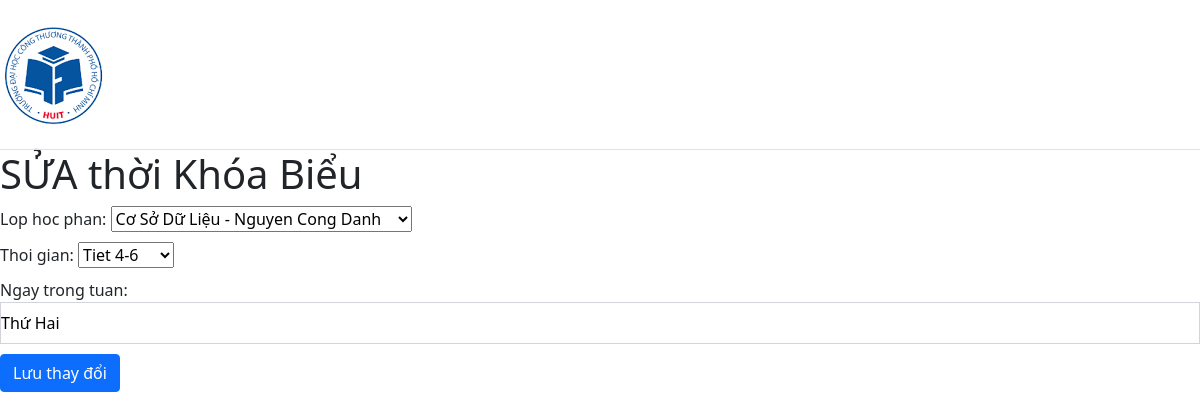
Page /TKB_APP/suaThoiKhoaBieu/21/ on the committed database.
### TKB_APP/models.py (models this page shows, shortened)
class ThoiKhoaBieu(models.Model):
    lop_hoc_phan = models.ForeignKey(LopHocPhan, on_delete=models.CASCADE)
    thoi_gian = models.ForeignKey(TietHoc, on_delete=models.CASCADE)
    ngay_trong_tuan = models.CharField(max_length=10)

### TKB_APP/views.py (the view)
# urls.py: path('suaThoiKhoaBieu/<int:thoi_khoa_bieu_id>/', views.suaThoiKhoaBieu, name='suaThoiKhoaBieu'),
def suaThoiKhoaBieu(request, thoi_khoa_bieu_id):
    thoi_khoa_bieu = get_object_or_404(ThoiKhoaBieu, id=thoi_khoa_bieu_id)
    if request.method == 'POST':
        form = ThoiKhoaBieuForm(request.POST, request.FILES, instance=thoi_khoa_bieu)
        if form.is_valid():
            temp_thoi_khoa_bieu = form.save(commit=False)
            if check_schedule_conflict(temp_thoi_khoa_bieu):
                form.add_error(None,'Lỗi rùng lịch,hãy chọn lại' )
            else:
                temp_thoi_khoa_bieu.save()
                return HttpResponseRedirect('/TKB_APP/schedule')
    else:
        form = ThoiKhoaBieuForm(instance=thoi_khoa_bieu)
    return render(request, 'pages/SuaThoiKhoaBieu.html', {'form': form})

### TKB_APP/forms.py (shortened to what this page needs)
class ThoiKhoaBieuForm(forms.ModelForm):
    class Meta:
        model = ThoiKhoaBieu
        fields = ['lop_hoc_phan','thoi_gian','ngay_trong_tuan']

### TKB_APP/models.py (called while the page is built)
    def __str__(self):
        return self.TenGiangVien

    def __str__(self):
        return self.TenMonHoc

    def __str__(self):
        return f"{self.mon_hoc} - {self.giang_vien}"

    def __str__(self):
        return self.TietTrongKhungGio

### TKB_APP/templates/pages/SuaThoiKhoaBieu.html (shortened to what this page needs)
{% extends "pages/layout.html" %}
{% block content %}
<main class="p-6 sm:p-10 space-y-6">
  <div class="flex flex-col space-y-6 md:space-y-0 md:flex-row justify-between">
    <div class="mr-6">
      <h1 class="text-4xl font-semibold mb-2">SỬA thời Khóa Biểu</h1>
    </div>
  </div>
  <div class="bg-white p-6 rounded-lg shadow-md">
    <form method="post" class="space-y-4">
        {% for field in form %}
          <div class="form-group">
            {{ field.label_tag }}
            {{ field }}
          </div>
        {% endfor %}
        <div class="flex justify-end">
          <button type="submit" class="btn btn-primary">Lưu thay đổi</button>
        </div>
      </form>
  </div>
</main>
{% endblock %}

### TKB_APP/templates/pages/SuaThoiKhoaBieu.html (style rules this page uses)
input { border: 1px solid rgb(209 213 219); padding: 8px 0; width: 100%; }
.form-group { margin-bottom: 10px; }

### rows in the picture
ThoiKhoaBieu: form "Cơ Sở Dữ Liệu - Nguyen Cong Danh" "Tiet 4-6" "Thứ Hai"

### other values in the picture
{{ field.label_tag }} "Lop hoc phan:" "Thoi gian:" "Ngay trong tuan:"
